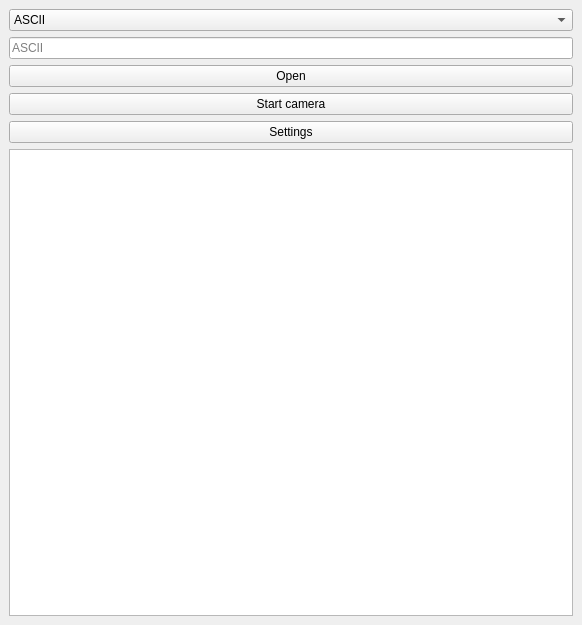
<?xml version="1.0" encoding="UTF-8"?>
<ui version="4.0">
 <class>MainWindow</class>
 <widget class="QMainWindow" name="MainWindow">
  <property name="geometry">
   <rect>
    <x>0</x>
    <y>0</y>
    <width>582</width>
    <height>625</height>
   </rect>
  </property>
  <property name="windowTitle">
   <string>MainWindow</string>
  </property>
  <widget class="QWidget" name="centralwidget">
   <layout class="QGridLayout" name="gridLayout">
    <item row="0" column="0">
     <layout class="QVBoxLayout" name="verticalLayout_2">
      <item>
       <layout class="QVBoxLayout" name="verticalLayout">
        <item>
         <widget class="QComboBox" name="comboBoxConvert">
          <item>
           <property name="text">
            <string>ASCII</string>
           </property>
          </item>
         </widget>
        </item>
        <item>
         <widget class="QLineEdit" name="lineEditGradient">
          <property name="placeholderText">
           <string>ASCII</string>
          </property>
         </widget>
        </item>
        <item>
         <widget class="QPushButton" name="openFileButton">
          <property name="text">
           <string>Open</string>
          </property>
         </widget>
        </item>
        <item>
         <widget class="QPushButton" name="cameraButton">
          <property name="text">
           <string>Start camera</string>
          </property>
         </widget>
        </item>
        <item>
         <widget class="QPushButton" name="settingsButton">
          <property name="text">
           <string>Settings</string>
          </property>
         </widget>
        </item>
        <item>
         <widget class="QPlainTextEdit" name="plainTextEdit"/>
        </item>
       </layout>
      </item>
     </layout>
    </item>
   </layout>
  </widget>
 </widget>
 <resources/>
 <connections/>
</ui>
